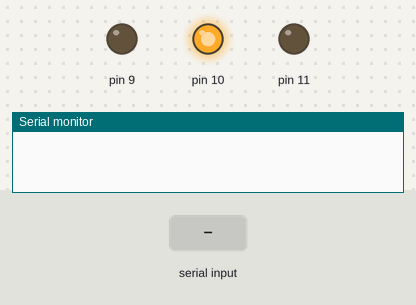
The sketch below on a simulated Arduino Uno, built with avr-gcc and run on an emulated ATmega328P. Shown: output pins drawn as LEDs (lit = HIGH), the last lines printed to the serial monitor. The test bench sets the inputs (shaded band).

Above: at 1.2 s.
1.3 s: "90,45,200\n" received over Serial
At 2.5 s:
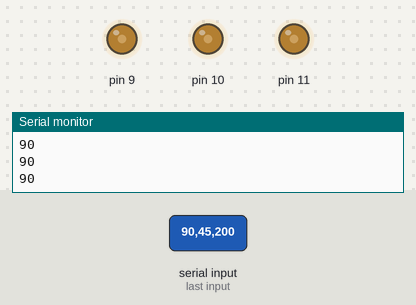
2.8 s: "30,150\n" received over Serial
At 3.7 s:
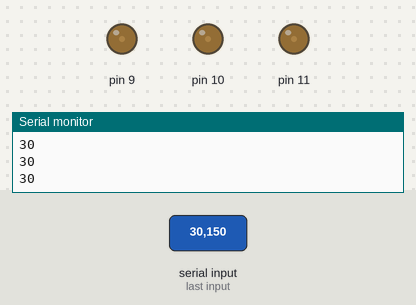
4.3 s: "200\n" received over Serial
At 4.7 s:
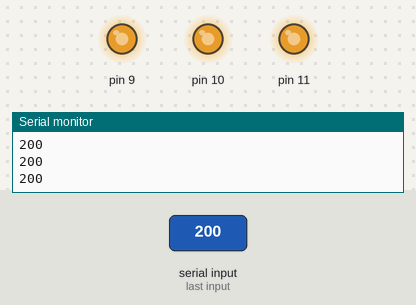
5.8 s: "30,150,10\n" received over Serial
At 6.1 s:
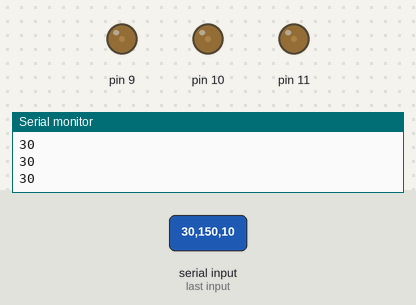
7.3 s: "90,45\n" received over Serial
At 8.2 s:
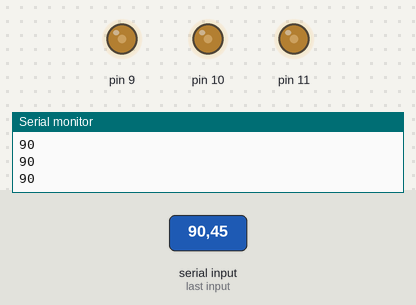
Timing chart, 0 to 9.8 s (numbered marks = the images above; inputs shaded):
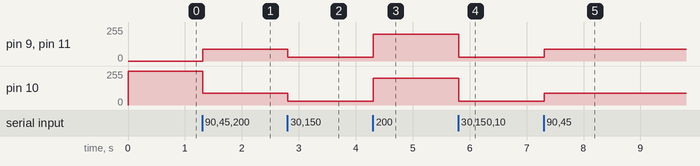

The sketch:

sketch.ino
```cpp
int Red = 0;
int Blue = 255;
int Green = 0;

void setup()
{
  pinMode(9, OUTPUT);
  pinMode(10, OUTPUT);
  pinMode(11, OUTPUT);

  Serial.begin(9600);

  analogWrite(9, Red);
  analogWrite(10, Blue);
  analogWrite(11, Green);
}

void loop()
{
  if(Serial.available())
  {
    String input = Serial.readStringUntil('\n');
    Serial.println(input);

    int redindx = input.indexOf('R');
    int greenindx = input.indexOf('G');
    int blueindx = input.indexOf('B');

    Red = input.substring(redindx+1, greenindx).toInt();
    Green = input.substring(greenindx+1, blueindx).toInt();
    Blue = input.substring(blueindx+1).toInt();

    Serial.println(Red);
    Serial.println(Green);
    Serial.println(Blue);

    analogWrite(9, Red);
    analogWrite(10, Blue);
    analogWrite(11, Green);
  }
}
```

Measured:
- after the input at 1.3 s, pin 9, pin 11: 0/255 → 90/255 at once; pin 10: 255/255 → 90/255 at once
- after the input at 2.8 s, pin 9–11: 90/255 → 30/255 at once
- after the input at 4.3 s, pin 9–11: 30/255 → 200/255 at once
- after the input at 5.8 s, pin 9–11: 200/255 → 30/255 at once
- after the input at 7.3 s, pin 9–11: 30/255 → 90/255 at once
